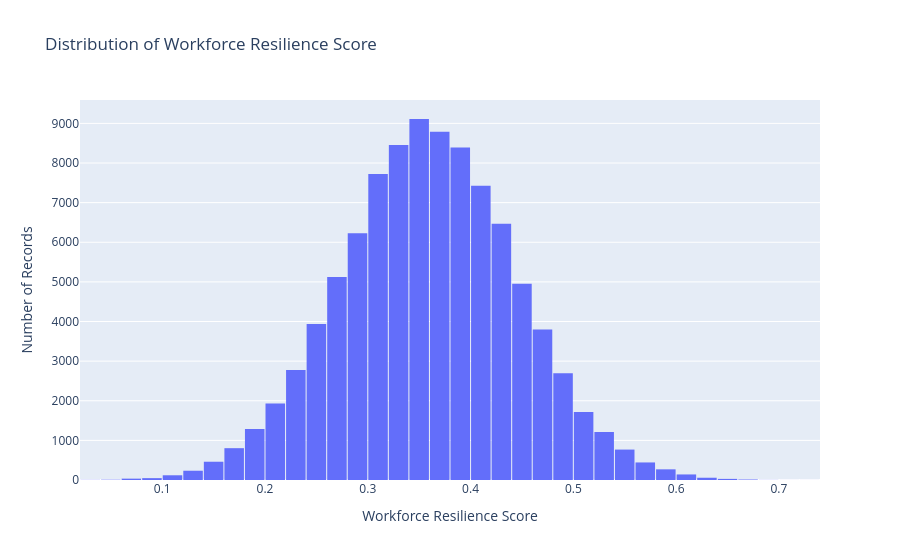

Here is the notebook cell this chart was saved with:
### Markdown cell above
<h3 style="color:#B54708;"><b>Distribution of Workforce Resilience Score</b></h3>
<p>Workforce resilience score measures an organization's ability to adapt its workforce to AI-driven changes. A higher score indicates greater workforce adaptability and readiness for AI transformation.</p>
<div style="
    background-color:#eff6ff;
    border-left:5px solid #1e3a8a;
    padding:12px 15px;
    border-radius:6px;
    margin:10px 0;
">

<p style="margin:0;">
<b>❓</b>How are workforce resilience scores distributed across organizations?
</p>

</div>

### Code cell
fig = px.histogram(
    df,
    x="workforce_resilience_score",
    nbins=40,
    title="Distribution of Workforce Resilience Score",
    labels={
        "workforce_resilience_score": "Workforce Resilience Score",
        "count": "Number of Records"
    }
)

fig.update_layout(
    xaxis_title="Workforce Resilience Score",
    yaxis_title="Number of Records",
    bargap=0.05
)

fig.show()

### Figure 1 — Plotly figure (JSON) as saved in the notebook; plotly's stock layout.template omitted (floating-point values rounded to 4 significant figures; data arrays with more than 128 entries replaced by an {"elided": "..."} marker saying what was removed)
{"data": [{"bingroup": "x", "hovertemplate": "Workforce Resilience Score=%{x}<br>count=%{y}<extra></extra>", "legendgroup": "", "marker": {"color": "#636efa", "pattern": {"shape": ""}}, "name": "", "nbinsx": 40, "orientation": "v", "showlegend": false, "type": "histogram", "x": {"elided": "99999 float values"}, "xaxis": "x", "yaxis": "y"}], "layout": {"bargap": 0.05, "barmode": "relative", "legend": {"tracegroupgap": 0}, "title": {"text": "Distribution of Workforce Resilience Score"}, "xaxis": {"anchor": "y", "domain": [0, 1], "title": {"text": "Workforce Resilience Score"}}, "yaxis": {"anchor": "x", "domain": [0, 1], "title": {"text": "Number of Records"}}}}
